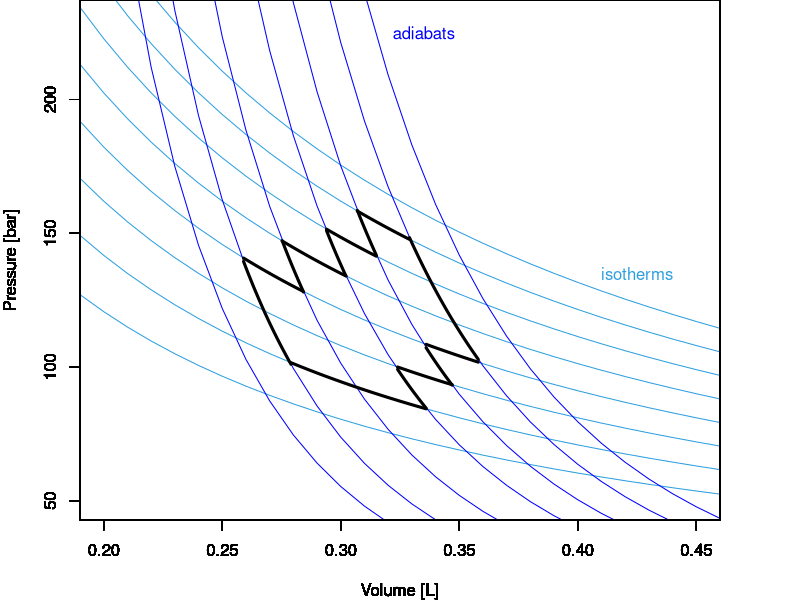

This chart was generated by the following R code:
## ---- chunk 1
x <- seq(0,1.25,0.01)
i <- 0.2
f <- 1
p1 <- 0.5

par(mar=c(4,4,0,4))
plot(x, 0.081*298/x,
     xlim=c(0.2, 0.45),
     ylim=c(50, 230),
     type="l",
     ylab = "Pressure [bar]", xlab = "Volume [L]", col = "#2E9FDF")

par(new=TRUE)
plot(x, 0.081*350/x,
     xlim=c(0.2, 0.45),
     ylim=c(50, 230),
     type="l",
     ylab = "Pressure [bar]", xlab = "Volume [L]", col = "#2E9FDF")

par(new=TRUE)
plot(x, 0.081*400/x,
     xlim=c(0.2, 0.45),
     ylim=c(50, 230),
     type="l",
     ylab = "Pressure [bar]", xlab = "Volume [L]", col = "#2E9FDF")

par(new=TRUE)
plot(x, 0.081*450/x,
     xlim=c(0.2, 0.45),
     ylim=c(50, 230),
     type="l",
     ylab = "Pressure [bar]", xlab = "Volume [L]", col = "#2E9FDF")

par(new=TRUE)
plot(x, 0.081*500/x,
     xlim=c(0.2, 0.45),
     ylim=c(50, 230),
     type="l",
     ylab = "Pressure [bar]", xlab = "Volume [L]", col = "#2E9FDF")

par(new=TRUE)
plot(x, 0.081*550/x,
     xlim=c(0.2, 0.45),
     ylim=c(50, 230),
     type="l",
     ylab = "Pressure [bar]", xlab = "Volume [L]", col = "#2E9FDF")

par(new=TRUE)
plot(x, 0.081*600/x,
     xlim=c(0.2, 0.45),
     ylim=c(50, 230),
     type="l",
     ylab = "Pressure [bar]", xlab = "Volume [L]", col = "#2E9FDF")

par(new=TRUE)
plot(x, 0.081*650/x,
     xlim=c(0.2, 0.45),
     ylim=c(50, 230),
     type="l",
     ylab = "Pressure [bar]", xlab = "Volume [L]", col = "#2E9FDF")

     
par(new=TRUE)
plot(x, 0.4/x^(13/3),
     xlim=c(0.2, 0.45),
     ylim=c(50, 230),
     type="l",
     ylab = "Pressure [bar]", xlab = "Volume [L]", col = "blue")

par(new=TRUE)
plot(x, 0.55/x^(13/3),
     xlim=c(0.2, 0.45),
     ylim=c(50, 230),
     type="l",
     ylab = "Pressure [bar]", xlab = "Volume [L]", col = "blue")

par(new=TRUE)
plot(x, 0.75/x^(13/3),
     xlim=c(0.2, 0.45),
     ylim=c(50, 230),
     type="l",
     ylab = "Pressure [bar]", xlab = "Volume [L]", col = "blue")

par(new=TRUE)
plot(x, 0.95/x^(13/3),
     xlim=c(0.2, 0.45),
     ylim=c(50, 230),
     type="l",
     ylab = "Pressure [bar]", xlab = "Volume [L]", col = "blue")

par(new=TRUE)
plot(x, 1.2/x^(13/3),
     xlim=c(0.2, 0.45),
     ylim=c(50, 230),
     type="l",
     ylab = "Pressure [bar]", xlab = "Volume [L]", col = "blue")

par(new=TRUE)
plot(x, 1.5/x^(13/3),
     xlim=c(0.2, 0.45),
     ylim=c(50, 230),
     type="l",
     ylab = "Pressure [bar]", xlab = "Volume [L]", col = "blue")

par(new=TRUE)
plot(x, 0.3/x^(13/3),
     xlim=c(0.2, 0.45),
     ylim=c(50, 230),
     type="l",
     ylab = "Pressure [bar]", xlab = "Volume [L]", col = "blue")




text(0.425,135, "isotherms", col = "#2E9FDF")

text(0.335,225, "adiabats", col = "blue")




par(new=TRUE)
plot(seq(0.2753,0.303,0.001), 0.081*500/seq(0.2753,0.303,0.001),
     xlim=c(0.2, 0.45),
     ylim=c(50, 230),
     type="l",
     ylab = "Pressure [bar]", xlab = "Volume [L]", col = "black", lwd=3)

par(new=TRUE)
plot(seq(0.294,0.315,0.001), 0.081*550/seq(0.294,0.315,0.001),
     xlim=c(0.2, 0.45),
     ylim=c(50, 230),
     type="l",
     ylab = "Pressure [bar]", xlab = "Volume [L]", col = "black", lwd=3)

par(new=TRUE)
plot(seq(0.307,0.329,0.001), 0.081*600/seq(0.307,0.329,0.001),
     xlim=c(0.2, 0.45),
     ylim=c(50, 230),
     type="l",
     ylab = "Pressure [bar]", xlab = "Volume [L]", col = "black", lwd=3)

par(new=TRUE)
plot(seq(0.336,0.358,0.001), 0.081*450/seq(0.336,0.358,0.001),
     xlim=c(0.2, 0.45),
     ylim=c(50, 230),
     type="l",
     ylab = "Pressure [bar]", xlab = "Volume [L]", col = "black", lwd=3)

par(new=TRUE)
plot(seq(0.324,0.347,0.001), 0.081*400/seq(0.324,0.347,0.001),
     xlim=c(0.2, 0.45),
     ylim=c(50, 230),
     type="l",
     ylab = "Pressure [bar]", xlab = "Volume [L]", col = "black", lwd=3)

par(new=TRUE)
plot(seq(0.279,0.336,0.001), 0.081*350/seq(0.279,0.336,0.001),
     xlim=c(0.2, 0.45),
     ylim=c(50, 230),
     type="l",
     ylab = "Pressure [bar]", xlab = "Volume [L]", col = "black", lwd=3)

par(new=TRUE)
plot(seq(0.259,0.284,0.001), 0.081*450/seq(0.259,0.284,0.001),
     xlim=c(0.2, 0.45),
     ylim=c(50, 230),
     type="l",
     ylab = "Pressure [bar]", xlab = "Volume [L]", col = "black", lwd=3)



par(new=TRUE)
plot(seq(0.294,0.302,0.001), 0.75/seq(0.294,0.302,0.001)^(13/3),
     xlim=c(0.2, 0.45),
     ylim=c(50, 230),
     type="l",
     ylab = "Pressure [bar]", xlab = "Volume [L]", col = "black", lwd=3)

par(new=TRUE)
plot(seq(0.307,0.315,0.001), 0.95/seq(0.307,0.315,0.001)^(13/3),
     xlim=c(0.2, 0.45),
     ylim=c(50, 230),
     type="l",
     ylab = "Pressure [bar]", xlab = "Volume [L]", col = "black", lwd=3)
     
par(new=TRUE)
plot(seq(0.329,0.358,0.001), 1.2/seq(0.329,0.358,0.001)^(13/3),
     xlim=c(0.2, 0.45),
     ylim=c(50, 230),
     type="l",
     ylab = "Pressure [bar]", xlab = "Volume [L]", col = "black", lwd=3)

par(new=TRUE)
plot(seq(0.336,0.347,0.001), 0.95/seq(0.336,0.347,0.001)^(13/3),
     xlim=c(0.2, 0.45),
     ylim=c(50, 230),
     type="l",
     ylab = "Pressure [bar]", xlab = "Volume [L]", col = "black", lwd=3)

par(new=TRUE)
plot(seq(0.324,0.336,0.001), 0.75/seq(0.324,0.336,0.001)^(13/3),
     xlim=c(0.2, 0.45),
     ylim=c(50, 230),
     type="l",
     ylab = "Pressure [bar]", xlab = "Volume [L]", col = "black", lwd=3)

par(new=TRUE)
plot(seq(0.259,0.279,0.001), 0.4/seq(0.259,0.279,0.001)^(13/3),
     xlim=c(0.2, 0.45),
     ylim=c(50, 230),
     type="l",
     ylab = "Pressure [bar]", xlab = "Volume [L]", col = "black", lwd=3)

par(new=TRUE)
plot(seq(0.2753,0.285,0.001), 0.55/seq(0.2753,0.285,0.001)^(13/3),
     xlim=c(0.2, 0.45),
     ylim=c(50, 230),
     type="l",
     ylab = "Pressure [bar]", xlab = "Volume [L]", col = "black", lwd=3)
